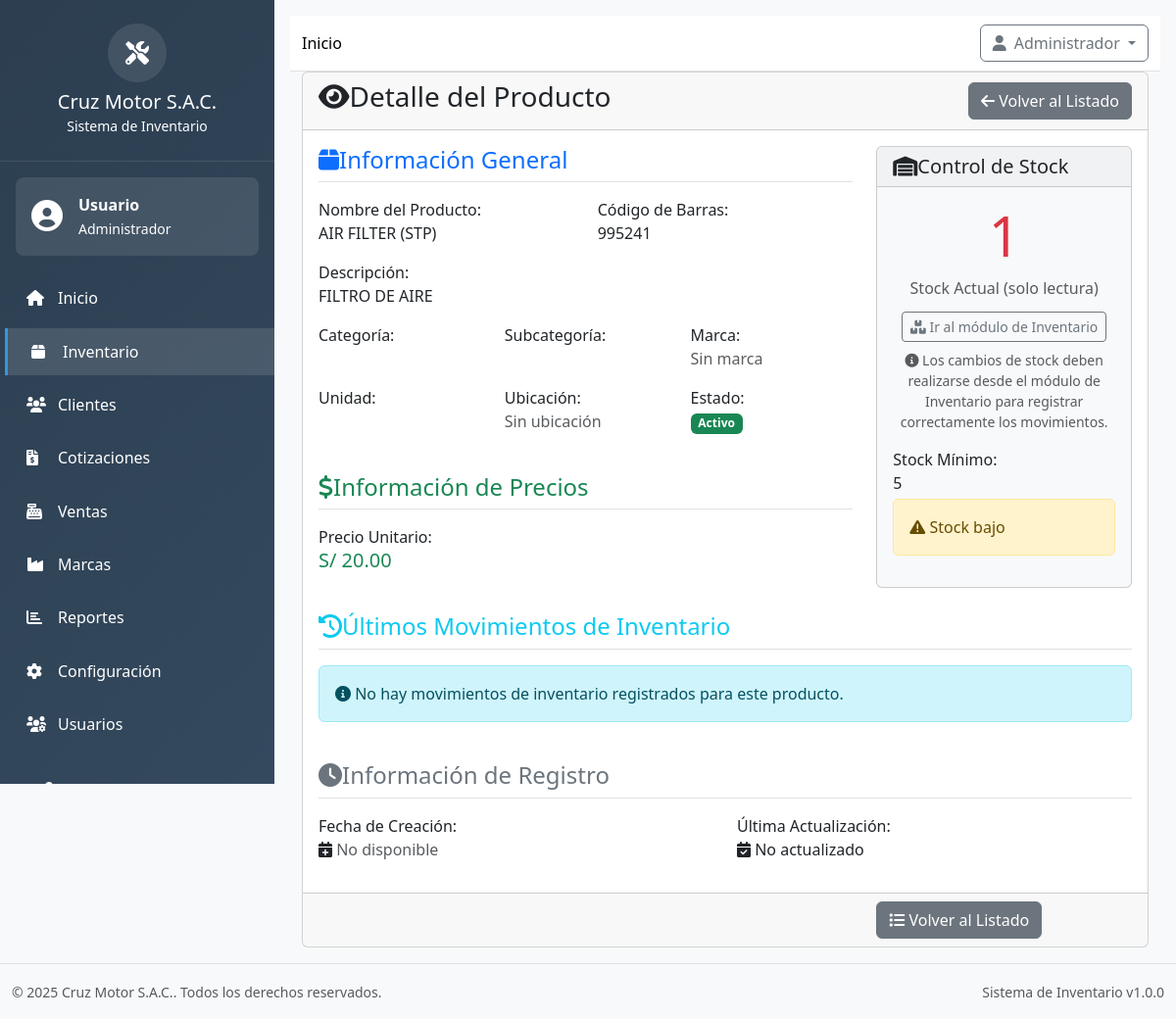
Page /?page=productos&action=view&id=2 (signed in) on the committed database.
### tables this page shows
CREATE TABLE `productos` (
  `id_producto` int NOT NULL,
  `id_subcategoria` int NOT NULL,
  `id_unidad` int NOT NULL,
  `id_marca` int DEFAULT NULL,
  `id_ubicacion` int DEFAULT NULL,
  `nombre` varchar(150) NOT NULL,
  `descripcion` text,
  `codigo_barras` varchar(100) DEFAULT NULL,
  `precio_unitario` decimal(10,2) NOT NULL,
  `stock_actual` int DEFAULT '0',
  `stock_minimo` int DEFAULT '0',
  `estado` enum('activo','inactivo') DEFAULT 'activo'
);

### app/views/productos/view.php (the view, shortened to what the rows shown need)
<div class="container-fluid">
    <div class="row">
        <div class="col-12">
            <div class="card">
                <div class="card-header d-flex justify-content-between align-items-center">
                    <h3 class="card-title">
                        <i class="fas fa-eye mr-2"></i>Detalle del Producto
                    </h3>
                    <div>
                        <a href="?page=productos" class="btn btn-secondary ml-2">
                            <i class="fas fa-arrow-left"></i> Volver al Listado
                        </a>
                    </div>
                </div>
                <div class="card-body">
                    <div class="row">
                        <div class="col-md-8">
                            <h4 class="text-primary border-bottom pb-2 mb-3">
                                <i class="fas fa-box mr-2"></i>Información General
                            </h4>
                            <div class="row">
                                <div class="col-md-6">
                                    <div class="form-group">
                                        <label class="font-weight-bold">Nombre del Producto:</label>
                                        <p class="form-control-static"><?= htmlspecialchars($producto['nombre']) ?></p>
                                    </div>
                                </div>
                                <div class="col-md-6">
                                    <div class="form-group">
                                        <label class="font-weight-bold">Código de Barras:</label>
                                        <p class="form-control-static"><?= $producto['codigo_barras'] ? htmlspecialchars($producto['codigo_barras']) : '<span class="text-muted">No asignado</span>' ?></p>
                                    </div>
                                </div>
                            </div>
                            <div class="form-group">
                                <label class="font-weight-bold">Descripción:</label>
                                <p class="form-control-static"><?= $producto['descripcion'] ? htmlspecialchars($producto['descripcion']) : '<span class="text-muted">Sin descripción</span>' ?></p>
                            </div>
                            <div class="row">
                                <div class="col-md-4">
                                    <div class="form-group">
                                        <label class="font-weight-bold">Categoría:</label>
                                    </div>
                                </div>
                                <div class="col-md-4">
                                    <div class="form-group">
                                        <label class="font-weight-bold">Subcategoría:</label>
                                    </div>
                                </div>
                                <div class="col-md-4">
                                    <div class="form-group">
                                        <label class="font-weight-bold">Marca:</label>
                                        <p class="form-control-static">
                                            <?= $producto['marca_nombre'] ? '<span class="badge bg-secondary">' . htmlspecialchars($producto['marca_nombre']) . '</span>' : '<span class="text-muted">Sin marca</span>' ?>
                                        </p>
                                    </div>
                                </div>
                            </div>
                            <div class="row">
                                <div class="col-md-4">
                                    <div class="form-group">
                                        <label class="font-weight-bold">Unidad:</label>
                                    </div>
                                </div>
                                <div class="col-md-4">
                                    <div class="form-group">
                                        <label class="font-weight-bold">Ubicación:</label>
                                        <p class="form-control-static">
                                            <?= $producto['ubicacion_nombre'] ? htmlspecialchars($producto['ubicacion_nombre']) : '<span class="text-muted">Sin ubicación</span>' ?>
                                        </p>
                                    </div>
                                </div>
                                <div class="col-md-4">
                                    <div class="form-group">
                                        <label class="font-weight-bold">Estado:</label>
                                        <p class="form-control-static">
                                            <?php if ($producto['estado'] === 'activo'): ?>
                                                <span class="badge bg-success">Activo</span>
                                            <?php else: ?>
                                                <span class="badge bg-danger">Inactivo</span>
                                            <?php endif; ?>
                                        </p>
                                    </div>
                                </div>
                            </div>
                            <h4 class="text-success border-bottom pb-2 mb-3 mt-4">
                                <i class="fas fa-dollar-sign mr-2"></i>Información de Precios
                            </h4>
                            <div class="row">
                                <div class="col-md-6">
                                    <div class="form-group">
                                        <label class="font-weight-bold">Precio Unitario:</label>
                                        <p class="form-control-static">
                                            <span class="h5 text-success"><?= formatCurrency($producto['precio_unitario']) ?></span>
                                        </p>
                                    </div>
                                </div>
                            </div>
                        </div>
                        <div class="col-md-4">
                            <div class="card bg-light">
                                <div class="card-header">
                                    <h5 class="card-title mb-0">
                                        <i class="fas fa-warehouse mr-2"></i>Control de Stock
                                    </h5>
                                </div>
                                <div class="card-body">
                                    <div class="text-center mb-3">
                                        <?php
                                        $stock_actual = isset($producto['stock_actual']) ? (int)$producto['stock_actual'] : 0;
                                        $stock_minimo = isset($producto['stock_minimo']) ? (int)$producto['stock_minimo'] : 0;
                                        $stock_class = ($stock_minimo > 0 && $stock_actual <= $stock_minimo) ? 'text-danger' : 'text-primary';
                                        ?>
                                        <h2 class="display-4 <?= $stock_class ?>" style="user-select:none;">
                                            <?= number_format($stock_actual) ?>
                                        </h2>
                                        <p class="text-muted mb-1">Stock Actual (solo lectura)</p>
                                        <button type="button" class="btn btn-outline-secondary btn-sm mt-2" onclick="window.location='?page=inventario&action=movimiento&id=<?= $producto['id_producto'] ?>'">
                                            <i class="fas fa-boxes"></i> Ir al módulo de Inventario
                                        </button>
                                        <small class="form-text text-muted d-block mt-2">
                                            <i class="fas fa-info-circle"></i> Los cambios de stock deben realizarse desde el módulo de Inventario para registrar correctamente los movimientos.
                                        </small>
                                    </div>
                                    <div class="mb-3">
                                        <label class="font-weight-bold">Stock Mínimo:</label>
                                        <p class="mb-1"><?= number_format($stock_minimo) ?></p>
                                        <?php if ($stock_minimo > 0 && $stock_actual <= $stock_minimo): ?>
                                            <div class="alert alert-warning alert-sm">
                                                <i class="fas fa-exclamation-triangle"></i> Stock bajo
                                            </div>
                                        <?php endif; ?>
                                    </div>
                                </div>
                            </div>
                        </div>
                    </div>
                    <div class="row mt-4">
                        <div class="col-12">
                            <h4 class="text-info border-bottom pb-2 mb-3">
                                <i class="fas fa-history mr-2"></i>Últimos Movimientos de Inventario
                            </h4>
                            <?php if (!empty($movimientos) && is_array($movimientos)): ?>
                                <div class="table-responsive">
                                    <table class="table table-hover">
                                        <thead class="thead-light">
                                            <tr>
                                                <th>Fecha</th>
                                                <th>Tipo</th>
                                                <th>Cantidad</th>
                                                <th>Motivo</th>
                                                <th>Usuario</th>
                                            </tr>
                                        </thead>
                                        <tbody>
                                            <?php foreach ($movimientos as $movimiento): ?>
                                                <tr>
                                                    <td><?= isset($movimiento['fecha']) ? formatDate($movimiento['fecha'], DATETIME_FORMAT) : '-' ?></td>
                                                    <td>
                                                        <?php if (($movimiento['tipo'] ?? '') === 'entrada'): ?>
                                                            <span class="badge bg-success">Entrada</span>
                                                        <?php elseif (($movimiento['tipo'] ?? '') === 'salida'): ?>
                                                            <span class="badge bg-danger">Salida</span>
                                                        <?php elseif (($movimiento['tipo'] ?? '') === 'ajuste'): ?>
                                                            <span class="badge bg-info">Ajuste</span>
                                                        <?php else: ?>
                                                            <span class="badge bg-secondary">-</span>
                                                        <?php endif; ?>
                                                    </td>
                                                    <td>
                                                        <span class="<?= ($movimiento['tipo'] ?? '') === 'entrada' ? 'text-success' : 'text-danger' ?>">
                                                            <?= ($movimiento['tipo'] ?? '') === 'entrada' ? '+' : '-' ?><?= number_format($movimiento['cantidad'] ?? 0) ?>
                                                        </span>
                                                    </td>
                                                    <td><?= isset($movimiento['origen']) && $movimiento['origen'] !== null ? htmlspecialchars($movimiento['origen']) : '-' ?></td>
                                                    <td><?= isset($movimiento['usuario_nombre']) && $movimiento['usuario_nombre'] !== null ? htmlspecialchars($movimiento['usuario_nombre']) : '-' ?></td>
                                                </tr>
                                            <?php endforeach; ?>
                                        </tbody>
                                    </table>
                                </div>
                                <div class="text-center">
                                    <a href="?page=inventario&action=producto&id=<?= $producto['id_producto'] ?>" class="btn btn-outline-primary">
                                        <i class="fas fa-list"></i> Ver Todo el Historial
                                    </a>
                                </div>
                            <?php else: ?>
                                <div class="alert alert-info">
                                    <i class="fas fa-info-circle"></i> No hay movimientos de inventario registrados para este producto.
                                </div>
                            <?php endif; ?>
                        </div>
                    </div>
                    <div class="row mt-4">
                        <div class="col-12">
                            <h4 class="text-secondary border-bottom pb-2 mb-3">
                                <i class="fas fa-clock mr-2"></i>Información de Registro
                            </h4>
                            <div class="row">
                                <div class="col-md-6">
                                    <div class="form-group">
                                        <label class="font-weight-bold">Fecha de Creación:</label>
                                        <p class="form-control-static">
                                            <i class="fas fa-calendar-plus mr-1"></i>
                                            <?php
                                            $fecha_creacion = $producto['fecha_creacion'] ?? $producto['fecha_registro'] ?? null;
                                            echo $fecha_creacion ? formatDate($fecha_creacion, DATETIME_FORMAT) : '<span class="text-muted">No disponible</span>';
                                            ?>
                                        </p>
                                    </div>
                                </div>
                                <div class="col-md-6">
                                    <div class="form-group">
                                        <label class="font-weight-bold">Última Actualización:</label>
                                        <p class="form-control-static">
                                            <i class="fas fa-calendar-check mr-1"></i>
                                            <?php
                                            $fecha_actualizacion = $producto['fecha_actualizacion'] ?? $producto['updated_at'] ?? null;
                                            echo $fecha_actualizacion ? formatDate($fecha_actualizacion, DATETIME_FORMAT) : 'No actualizado';
                                            ?>
                                        </p>
                                    </div>
                                </div>
                            </div>
                        </div>
                    </div>
                </div>
                <div class="card-footer">
                    <div class="row">
                        <div class="col-md-8">
                        </div>
                        <div class="col-md-4 text-right">
                            <a href="?page=productos" class="btn btn-secondary">
                                <i class="fas fa-list"></i> Volver al Listado
                            </a>
                        </div>
                    </div>
                </div>
            </div>
        </div>
    </div>
</div>

### rows in the picture
productos: nombre "AIR FILTER (STP)", codigo_barras "995241", descripcion "FILTRO DE AIRE", precio_unitario "S/ 20.00", stock_actual "1", stock_minimo "5"

### other values in the picture
COMPANY_NAME "Cruz Motor S.A.C."
$user['nombre'] "Usuario"
$user['rol'] "Administrador"
APP_VERSION "1.0.0"
